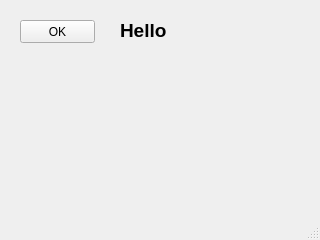
<?xml version="1.0" encoding="UTF-8"?>
<ui version="4.0">
 <class>MainWindow</class>
 <widget class="QMainWindow" name="MainWindow">
  <property name="geometry">
   <rect>
    <x>0</x>
    <y>0</y>
    <width>320</width>
    <height>240</height>
   </rect>
  </property>
  <property name="windowTitle">
   <string>Ex08-messageBox</string>
  </property>
  <widget class="QWidget" name="centralwidget">
   <widget class="QPushButton" name="pushButton">
    <property name="geometry">
     <rect>
      <x>20</x>
      <y>20</y>
      <width>75</width>
      <height>23</height>
     </rect>
    </property>
    <property name="text">
     <string>OK</string>
    </property>
   </widget>
   <widget class="QLabel" name="label">
    <property name="geometry">
     <rect>
      <x>120</x>
      <y>10</y>
      <width>171</width>
      <height>41</height>
     </rect>
    </property>
    <property name="font">
     <font>
      <pointsize>14</pointsize>
      <weight>75</weight>
      <bold>true</bold>
     </font>
    </property>
    <property name="text">
     <string>Hello</string>
    </property>
   </widget>
  </widget>
  <widget class="QMenuBar" name="menubar">
   <property name="geometry">
    <rect>
     <x>0</x>
     <y>0</y>
     <width>320</width>
     <height>21</height>
    </rect>
   </property>
  </widget>
  <widget class="QStatusBar" name="statusbar"/>
 </widget>
 <resources/>
 <connections/>
</ui>
